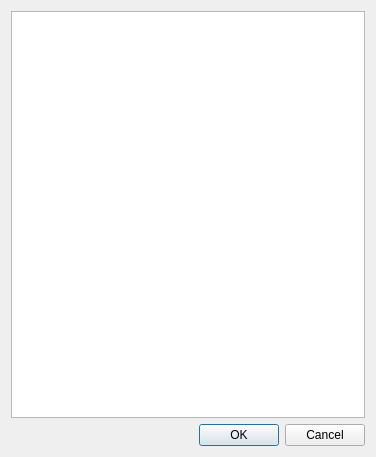
<?xml version="1.0" encoding="UTF-8"?>
<ui version="4.0">
 <class>DeleteFiles</class>
 <widget class="QDialog" name="DeleteFiles">
  <property name="geometry">
   <rect>
    <x>0</x>
    <y>0</y>
    <width>376</width>
    <height>457</height>
   </rect>
  </property>
  <property name="windowTitle">
   <string>Delete Files</string>
  </property>
  <layout class="QVBoxLayout" name="character_box">
   <item>
    <layout class="QVBoxLayout" name="verticalLayout">
     <item>
      <widget class="QTableView" name="Table"/>
     </item>
    </layout>
   </item>
   <item>
    <widget class="QDialogButtonBox" name="buttonBox">
     <property name="standardButtons">
      <set>QDialogButtonBox::Cancel|QDialogButtonBox::Ok</set>
     </property>
    </widget>
   </item>
  </layout>
 </widget>
 <resources/>
 <connections>
  <connection>
   <sender>buttonBox</sender>
   <signal>rejected()</signal>
   <receiver>DeleteFiles</receiver>
   <slot>reject()</slot>
   <hints>
    <hint type="sourcelabel">
     <x>187</x>
     <y>434</y>
    </hint>
    <hint type="destinationlabel">
     <x>187</x>
     <y>228</y>
    </hint>
   </hints>
  </connection>
  <connection>
   <sender>buttonBox</sender>
   <signal>accepted()</signal>
   <receiver>DeleteFiles</receiver>
   <slot>accept()</slot>
   <hints>
    <hint type="sourcelabel">
     <x>187</x>
     <y>434</y>
    </hint>
    <hint type="destinationlabel">
     <x>187</x>
     <y>228</y>
    </hint>
   </hints>
  </connection>
 </connections>
</ui>
